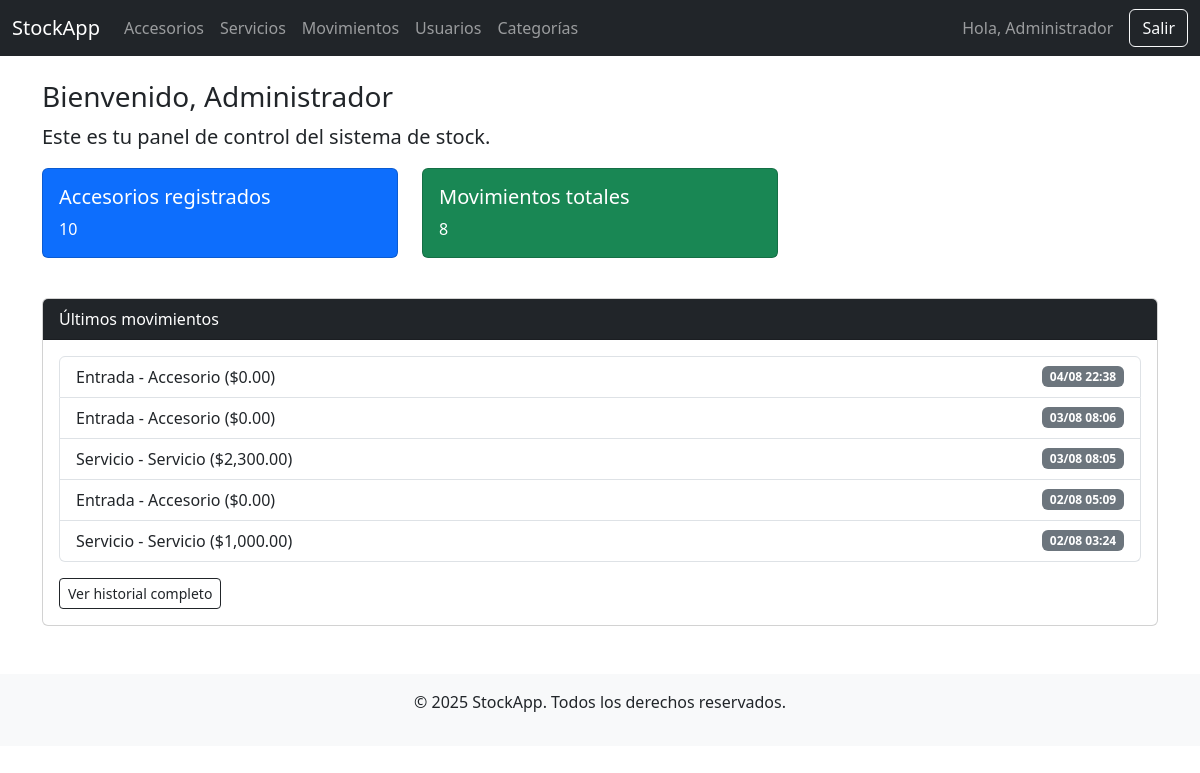
Page /dashboard.php (signed in) on the earlier database version.
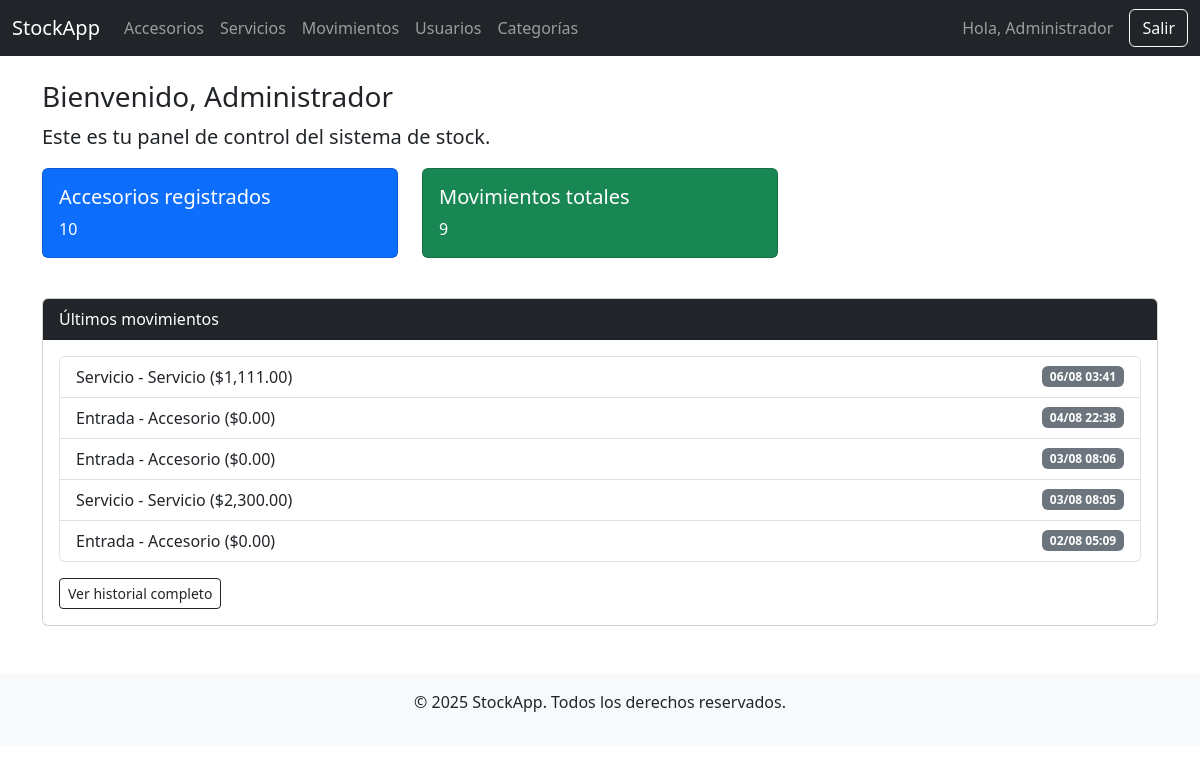
Same page on the later database version.
### tables this page shows
CREATE TABLE `movimientos` (
  `id` int(11) NOT NULL,
  `usuario_id` int(11) DEFAULT NULL,
  `tipo` enum('entrada','salida','servicio') NOT NULL,
  `sector` enum('accesorio','servicio') NOT NULL,
  `item_id` int(11) NOT NULL,
  `cantidad` int(11) NOT NULL,
  `total` decimal(10,2) NOT NULL,
  `observacion` text DEFAULT NULL,
  `activo` tinyint(1) DEFAULT 1,
  `creado_en` timestamp NOT NULL DEFAULT current_timestamp()
);

### dashboard.php (the view, shortened to what this page needs)
<?php
require_once 'config/database.php';
include 'includes/header.php';
include 'includes/navbar.php';
?>
<div class="container mt-4">
    <h3>Bienvenido, <?= $_SESSION['nombre']; ?></h3>
    <p class="lead">Este es tu panel de control del sistema de stock.</p>
    <div class="row">
        <div class="col-md-4">
            <div class="card text-bg-primary mb-3">
                <div class="card-body">
                    <h5 class="card-title">Accesorios registrados</h5>
                    <p class="card-text">
                        <?php
                        $stmt = $pdo->query("SELECT COUNT(*) FROM accesorios");
                        echo $stmt->fetchColumn();
                        ?>
                    </p>
                </div>
            </div>
        </div>
        <div class="col-md-4">
            <div class="card text-bg-success mb-3">
                <div class="card-body">
                    <h5 class="card-title">Movimientos totales</h5>
                    <p class="card-text">
                        <?php
                        $stmt = $pdo->query("SELECT COUNT(*) FROM movimientos");
                        echo $stmt->fetchColumn();
                        ?>
                    </p>
                </div>
            </div>
        </div>
    </div>
    <div class="card mt-4">
        <div class="card-header bg-dark text-white">
            Últimos movimientos
        </div>
        <div class="card-body">
            <ul class="list-group">
                <?php
                $ultimos = $pdo->query("
                    SELECT m.*, u.nombre AS usuario
                    FROM movimientos m
                    LEFT JOIN usuarios u ON m.usuario_id = u.id
                    ORDER BY m.creado_en DESC
                    LIMIT 5
                ")->fetchAll();
                foreach ($ultimos as $m):
                    $descripcion = ucfirst($m['tipo']) . ' - ' . ucfirst($m['sector']) . " ($" . number_format($m['total'], 2) . ")";
                ?>
                    <li class="list-group-item d-flex justify-content-between align-items-center">
                        <?= $descripcion ?>
                        <span class="badge bg-secondary"><?= date('d/m H:i', strtotime($m['creado_en'])) ?></span>
                    </li>
                <?php endforeach; ?>
            </ul>
            <a href="movimientos/historial.php" class="btn btn-sm btn-outline-dark mt-3">Ver historial completo</a>
        </div>
    </div>
</div>
<?php include 'includes/footer.php'; ?>

Differences in the rows shown:
no longer on this page (row unchanged): movimientos: descripcion "Servicio - Servicio ($1,000.00)", creado_en "02/08 03:24"
added movimientos: descripcion "Servicio - Servicio ($1,111.00)", creado_en "06/08 03:41"
Other differences:
$stmt->fetchColumn(): "8" → "9"
